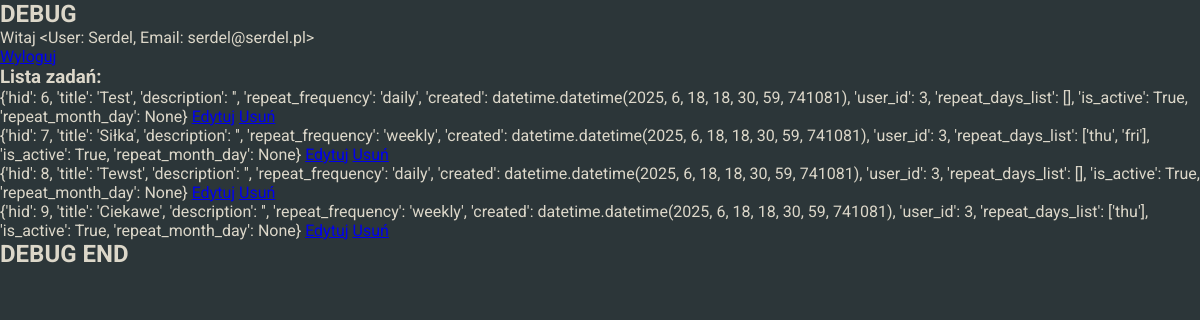
/dashboard (signed in), run on an earlier commit of the app's database.
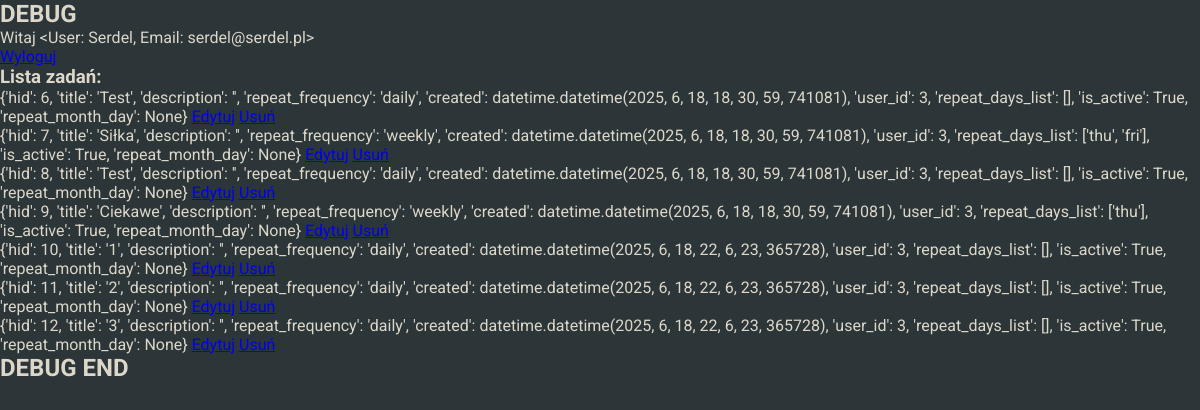
And on a later commit of the database.
### habitcakesapp/blueprints/userbase/models.py (models this page shows, shortened)
class User(db.Model, UserMixin):
    __tablename__ = 'users'
    uid = db.Column(db.Integer, primary_key=True)
    username = db.Column(db.String, nullable=False)
    password = db.Column(db.String, nullable=False)
    email = db.Column(db.String, nullable=False)
    role = db.Column(db.String,default='user', nullable=False)
    habits = db.relationship('Habit', back_populates='user')
    def __repr__(self):
        return f'<User: {self.username}, Email: {self.email}>'

### habitcakesapp/blueprints/habits/models.py (models this page shows, shortened)
class Habit(db.Model):
    __tablename__ = 'habits'
    hid = db.Column(db.Integer, primary_key=True)
    title = db.Column(db.String, nullable=False)
    description = db.Column(db.String, nullable=True)
    repeat_frequency = db.Column(db.String, nullable=True)
    repeat_day = db.Column(db.String, nullable=True)
    created = db.Column(db.DateTime, default=datetime.now(), nullable=False)
    is_active = db.Column(db.Boolean, default=True, nullable=False)
    repeat_month_day = db.Column(db.Integer,nullable=True)
    user_id = db.Column(db.Integer, db.ForeignKey('users.uid'), nullable=False, index=True)
    user = db.relationship('User', back_populates='habits')
    completions = db.relationship('HabitCompletion', backref='habit', cascade="all, delete-orphan")

### habitcakesapp/blueprints/core/routes.py (the view)
@core.route('/dashboard')
@login_required
def dashboard():
    user_habits = current_user.habits
    processed_habits = []
    for habit in user_habits:
        habit_dict = {
            'hid': habit.hid,
            'title': habit.title,
            'description': habit.description,
            'repeat_frequency': habit.repeat_frequency,
            'created': habit.created,
            'user_id': habit.user_id,
            'repeat_days_list': habit.repeat_day.split('.') if habit.repeat_day else [],
            'is_active': habit.is_active,
            'repeat_month_day': habit.repeat_month_day
        }
        processed_habits.append(habit_dict)
    return render_template('core/dashboard.html', habits=processed_habits)

### habitcakesapp/blueprints/core/templates/core/dashboard.html (shortened to what this page needs)
{% extends "base.html" %}
{% block content %}
    <main>
    <h2>DEBUG</h2>
    <p>Witaj {{ current_user }}</p>
    <a href="{{ url_for('userbase.logout') }}">Wyloguj</a><br>
    <h3>Lista zadań:</h3>
    <ul>
        {% for habit in habits %}
        <li>{{ habit }} <a href="{{ url_for('habits.edit_habit', habit_id=habit['hid']) }}">Edytuj</a>
        <a href="{{ url_for('habits.delete', habit_id=habit['hid']) }}">Usuń</a>
</li>
    {% endfor %}
    </ul>
    <h2>DEBUG END</h2><br><br>
    </main>
{% endblock %}

### habitcakesapp/templates/base.html (shortened to what this page needs)
<!DOCTYPE html>
<html lang="pl">
<head>
    <link rel="stylesheet" href="{{ url_for('static', filename='styles.css') }}">
</head>
<body>
    {% block content %}{% endblock %}
</body>
</html>

### habitcakesapp/static/styles.css (style rules this page uses)
html { box-sizing: border-box; scroll-behavior: smooth; }
*, *::before, *::after { box-sizing: inherit; margin: 0; padding: 0; }
body { font-family: "Roboto", sans-serif; color: #DCD7C9; background-color: #2C3639; min-height: 100vh; }

What changed in the data, as far as the page shows it:
changed Habit (number 3 of 7 on the later page): habit "{'hid': 8, 'title': 'Tewst', 'description': '', 'repeat_frequency': 'daily',…" → "{'hid': 8, 'title': 'Test', 'description': '', 'repeat_frequency': 'daily',…"
added Habit: habit "{'hid': 10, 'title': '1', 'description': '', 'repeat_frequency': 'daily', 'created': datetime.datetime(2025, 6, 18, 22, 6, 23, 365728), 'user_id': 3, 'repeat_days_list': [], 'is_active': True, 'repeat_month_day': None}"
added Habit: habit "{'hid': 11, 'title': '2', 'description': '', 'repeat_frequency': 'daily', 'created': datetime.datetime(2025, 6, 18, 22, 6, 23, 365728), 'user_id': 3, 'repeat_days_list': [], 'is_active': True, 'repeat_month_day': None}"
added Habit: habit "{'hid': 12, 'title': '3', 'description': '', 'repeat_frequency': 'daily', 'created': datetime.datetime(2025, 6, 18, 22, 6, 23, 365728), 'user_id': 3, 'repeat_days_list': [], 'is_active': True, 'repeat_month_day': None}"
